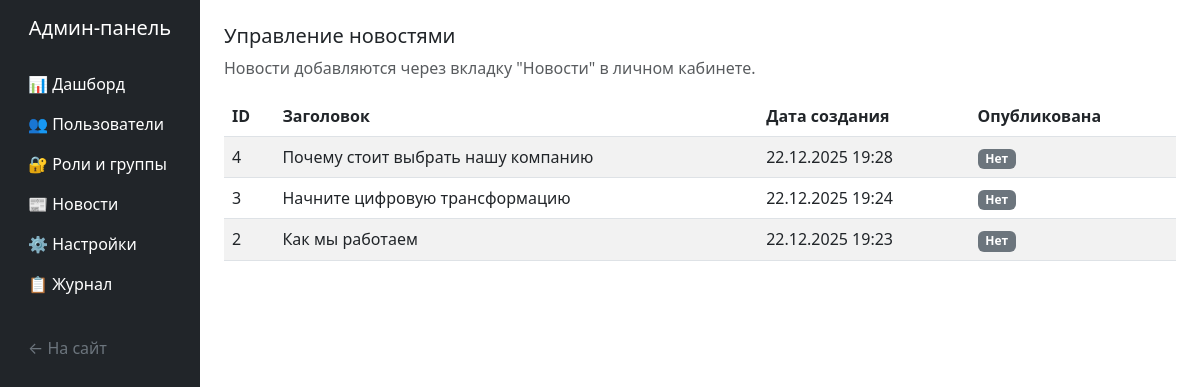
The page /admin-panel/news/ (signed in) on the database its author committed.
### news/models.py (models this page shows, shortened)
class NewsPost(models.Model):
    title = models.CharField(max_length=200)
    body = models.TextField()
    author = models.ForeignKey(User, on_delete=models.SET_NULL, null=True, blank=True)
    created_at = models.DateTimeField(auto_now_add=True)
    class Meta: ordering = ["-created_at"]

### admin_panel/views.py (the view)
# urls.py: path('admin-panel/news/', admin_panel_views.news_management, name='admin_news'),
@login_required
@user_passes_test(is_admin, login_url='/accounts/login/')
def news_management(request):
    news_list = []
    try:
        from news.models import NewsPost
        news_list = NewsPost.objects.all().order_by('-created_at')
    except ImportError:
        messages.warning(request, "Приложение новостей не установлено")
    context = {
        'news_list': news_list,
        'title': 'Управление новостями',
    }
    return render(request, 'admin_panel/news_management.html', context)

### admin_panel/views.py (called while the page is built)
def is_admin(user):
    return user.is_authenticated and user.groups.filter(name="admin").exists()

### core/context_processors.py (called while the page is built)
def site_settings(request):
    return {"banners": Banner.objects.filter(enabled=True)[:3], "contact_info": ContactInfo.objects.first()}

def breadcrumbs(request):
    return {'breadcrumbs': get_breadcrumbs(request)}

### templates/admin_panel/news_management.html
{% extends 'admin_panel/base_admin.html' %}
{% block content %}
<h5>Управление новостями</h5>
<p class="text-muted">Новости добавляются через вкладку "Новости" в личном кабинете.</p>
{% if news_list %}
<div class="table-responsive mt-3">
    <table class="table table-striped table-hover">
        <thead>
            <tr>
                <th>ID</th>
                <th>Заголовок</th>
                <th>Дата создания</th>
                <th>Опубликована</th>
            </tr>
        </thead>
        <tbody>
            {% for news in news_list %}
            <tr>
                <td>{{ news.id }}</td>
                <td>{{ news.title }}</td>
                <td>{{ news.created_at|date:"d.m.Y H:i" }}</td>
                <td>
                    {% if news.is_published %}
                    <span class="badge bg-success">Да</span>
                    {% else %}
                    <span class="badge bg-secondary">Нет</span>
                    {% endif %}
                </td>
            </tr>
            {% endfor %}
        </tbody>
    </table>
</div>
{% else %}
<div class="alert alert-info mt-3">
    <p>Новости отсутствуют или приложение новостей не подключено.</p>
    <p>Добавьте новости через соответствующий раздел сайта.</p>
</div>
{% endif %}
{% endblock %}

### rows shown on the page
NewsPost: id "4", title "Почему стоит выбрать нашу компанию", created_at "22.12.2025 19:28"
NewsPost: id "3", title "Начните цифровую трансформацию", created_at "22.12.2025 19:24"
NewsPost: id "2", title "Как мы работаем", created_at "22.12.2025 19:23"
